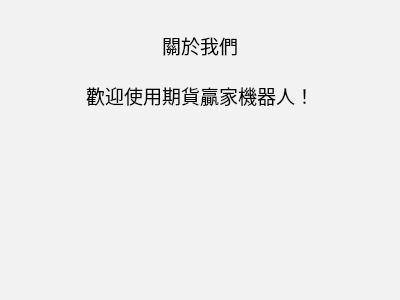
<?xml version="1.0" encoding="UTF-8"?>
<ui version="4.0">
 <class>Form</class>
 <widget class="QWidget" name="Form">
  <property name="geometry">
   <rect>
    <x>0</x>
    <y>0</y>
    <width>400</width>
    <height>300</height>
   </rect>
  </property>
  <property name="windowTitle">
   <string>Form</string>
  </property>
  <property name="styleSheet">
   <string notr="true">background-color: rgb(242, 242, 242);</string>
  </property>
  <layout class="QGridLayout" name="gridLayout_2">
   <item row="2" column="1">
    <layout class="QGridLayout" name="gridLayout">
     <item row="0" column="1">
      <spacer name="horizontalSpacer_3">
       <property name="orientation">
        <enum>Qt::Horizontal</enum>
       </property>
       <property name="sizeHint" stdset="0">
        <size>
         <width>40</width>
         <height>20</height>
        </size>
       </property>
      </spacer>
     </item>
     <item row="1" column="1">
      <widget class="QLabel" name="label">
       <property name="sizePolicy">
        <sizepolicy hsizetype="Expanding" vsizetype="Expanding">
         <horstretch>0</horstretch>
         <verstretch>0</verstretch>
        </sizepolicy>
       </property>
       <property name="font">
        <font>
         <pointsize>14</pointsize>
        </font>
       </property>
       <property name="frameShape">
        <enum>QFrame::NoFrame</enum>
       </property>
       <property name="text">
        <string>關於我們

歡迎使用期貨贏家機器人！
</string>
       </property>
       <property name="scaledContents">
        <bool>false</bool>
       </property>
       <property name="alignment">
        <set>Qt::AlignHCenter|Qt::AlignTop</set>
       </property>
      </widget>
     </item>
     <item row="1" column="0">
      <spacer name="horizontalSpacer">
       <property name="orientation">
        <enum>Qt::Horizontal</enum>
       </property>
       <property name="sizeHint" stdset="0">
        <size>
         <width>40</width>
         <height>20</height>
        </size>
       </property>
      </spacer>
     </item>
     <item row="1" column="2">
      <spacer name="horizontalSpacer_2">
       <property name="orientation">
        <enum>Qt::Horizontal</enum>
       </property>
       <property name="sizeHint" stdset="0">
        <size>
         <width>40</width>
         <height>20</height>
        </size>
       </property>
      </spacer>
     </item>
     <item row="2" column="1">
      <spacer name="horizontalSpacer_4">
       <property name="orientation">
        <enum>Qt::Horizontal</enum>
       </property>
       <property name="sizeHint" stdset="0">
        <size>
         <width>40</width>
         <height>20</height>
        </size>
       </property>
      </spacer>
     </item>
    </layout>
   </item>
  </layout>
 </widget>
 <resources/>
 <connections/>
</ui>
